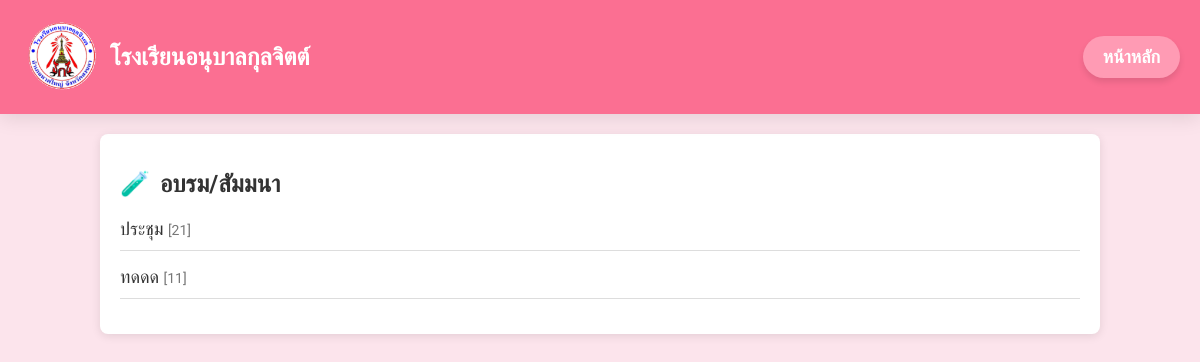
Page /P2/HOME/manage/train.php on the committed database.
### tables this page shows
CREATE TABLE `articles` (
  `id` int(11) NOT NULL,
  `title` varchar(255) NOT NULL,
  `description` text DEFAULT NULL,
  `author_id` int(11) DEFAULT NULL,
  `category_id` int(11) DEFAULT NULL,
  `created_at` timestamp NOT NULL DEFAULT current_timestamp()
);

### P2/HOME/manage/train.php (the view, shortened to what this page needs)
<?php
require_once '../db.php';
$sql = "SELECT * FROM articles WHERE category_id = 2 ORDER BY id DESC";
$result = $conn->query($sql);
?>
<!DOCTYPE html>
<html lang="th">
<head>
</head>
<body>
<div class="header">
    <div class="header-content">
        <img src="logo.png" alt="Logo" class="logo">
        <div class="school-name">โรงเรียนอนุบาลกุลจิตต์</div>
    </div>
    <div class="nav-links">
        <a href="/P2/HOME/manage/page.php">หน้าหลัก</a>
    </div>
</div>
    <div class="container">
        <h1>อบรม/สัมมนา</h1>
        <div class="news-list">
            <ul>
                <?php while ($news = $result->fetch_assoc()): ?>
                    <li>
                        <a class="news-title" href="news_detail.php?id=<?= $news['id']; ?>">
                            <?= htmlspecialchars($news['title']); ?>
                        </a>
                        <span class="news-detail">[<?= $news['id']; ?>]</span>
                    </li>
                <?php endwhile; ?>
            </ul>
        </div>
    </div>
</body>
</html>

### P2/HOME/manage/train.php (style rules this page uses)
body { font-family: Sarabun, sans-serif; background-color: #FCE4EC; margin: 0; padding: 0; }
.header { background-color: #FB6F92; color: white; padding: 20px; font-size: 24px; font-weight: 600; box-shadow: 0 4px 19px rgba(0, 0, 0, 0.1); position: relative; display: flex; align-items: center; justify-content: space-between; }
.header-content { display: flex; align-items: center; justify-content: flex-start; }
.logo { width: 80px; height: auto; margin-right: 10px; }
.school-name { font-size: 24px; font-weight: bold; }
.nav-links { margin-left: auto; display: flex; justify-content: flex-end; gap: 20px; }
.nav-links a { color: white; text-decoration: none; background-color: #FF9BB4; padding: 10px 20px; font-size: 18px; border-radius: 30px; transition: background-color 0.3s ease, transform 0.3s ease; box-shadow: 0 4px 6px rgba(0, 0, 0, 0.1); }
.container { width: 80%; margin: 20px auto; background-color: white; border-radius: 8px; padding: 20px; box-shadow: 0 2px 10px rgba(0, 0, 0, 0.1); }
h1 { font-size: 24px; color: #333; margin-bottom: 20px; }
h1::before { content: "🧪"; margin-right: 10px; }
.news-list { overflow-y: auto; }
.news-list ul { list-style-type: none; padding: 0; margin: 0; }
.news-list li { margin-bottom: 15px; padding-bottom: 10px; border-bottom: 1px solid #ddd; }
.news-title { font-size: 18px; color: #333; text-decoration: none; }
.news-detail { font-size: 14px; color: #777; }

### rows in the picture
articles: title "ประชุม", id "21"
articles: title "ทดดด", id "11"
